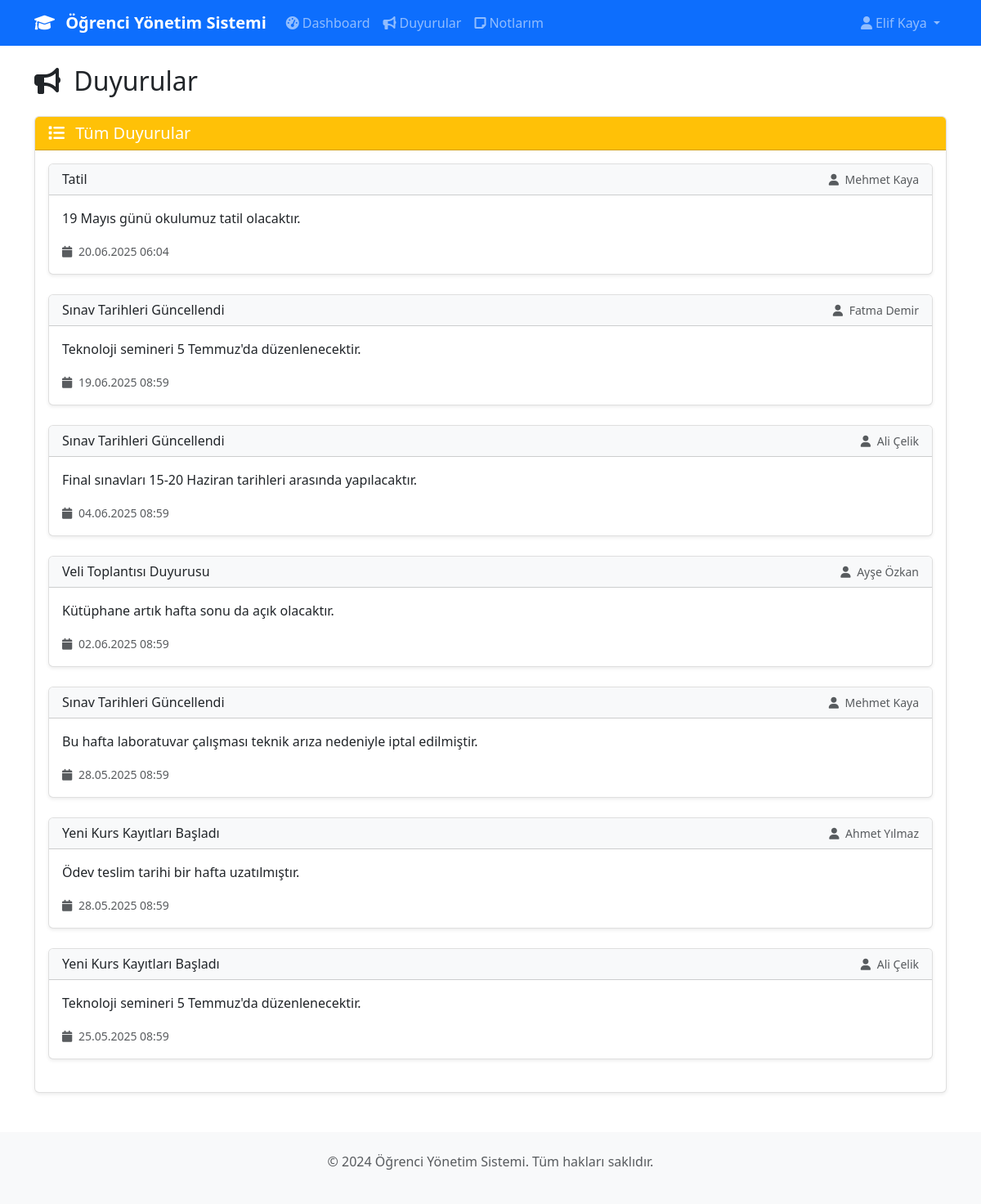
The app's page /announcements (signed in) with its own data.
### models.py (models this page shows, shortened)
class User(UserMixin, db.Model):
    __tablename__ = 'users'
    id = db.Column(db.Integer, primary_key=True)
    name = db.Column(db.String(100), nullable=False)
    email = db.Column(db.String(120), unique=True, nullable=False)
    password_hash = db.Column(db.String(255), nullable=False)
    role = db.Column(db.Enum('student', 'teacher'), nullable=False)
    created_at = db.Column(db.DateTime, default=datetime.utcnow)
    courses_taught = db.relationship('Course', backref='teacher', lazy=True)
    enrollments = db.relationship('Enrollment', backref='student', lazy=True, cascade='all, delete-orphan')
    grades = db.relationship('Grade', backref='student', lazy=True, cascade='all, delete-orphan')
    notes = db.relationship('Note', backref='user', lazy=True, cascade='all, delete-orphan')
    announcements = db.relationship('Announcement', backref='author', lazy=True, cascade='all, delete-orphan')

class Announcement(db.Model):
    __tablename__ = 'announcements'
    id = db.Column(db.Integer, primary_key=True)
    title = db.Column(db.String(200), nullable=False)
    content = db.Column(db.Text, nullable=False)
    author_id = db.Column(db.Integer, db.ForeignKey('users.id'), nullable=False)
    created_at = db.Column(db.DateTime, default=datetime.utcnow)
    updated_at = db.Column(db.DateTime, default=datetime.utcnow, onupdate=datetime.utcnow)

### routes.py (the view)
    @app.route('/announcements')
    @login_required
    def view_announcements():
        announcements = Announcement.query.order_by(Announcement.created_at.desc()).all()
        return render_template('announcements.html', announcements=announcements)

### app.py (called while the page is built)
def create_app():
    app = Flask(__name__)
    app.config.from_object(Config)
    db.init_app(app)
    login_manager = LoginManager()
    login_manager.init_app(app)
    login_manager.login_view = 'login'
    login_manager.login_message = 'Bu sayfaya erişmek için giriş yapmalısınız.'
    login_manager.login_message_category = 'info'
    @login_manager.user_loader
    def load_user(user_id):
        return User.query.get(int(user_id))
    init_routes(app)
    @app.errorhandler(403)
    def forbidden(error):
        return render_template('errors/403.html'), 403
    @app.errorhandler(404)
    def not_found(error):
        return render_template('errors/404.html'), 404
    return app

### templates/announcements.html (shortened to what this page needs)
{% extends "base.html" %}
{% block content %}
<div class="row">
    <div class="col-12">
        <h2 class="mb-4">
            <i class="fas fa-bullhorn me-2"></i>
            Duyurular
        </h2>
    </div>
</div>
<div class="row">
    <div class="col-12">
        <div class="card">
            <div class="card-header bg-warning text-white">
                <h5 class="mb-0">
                    <i class="fas fa-list me-2"></i>
                    Tüm Duyurular
                </h5>
            </div>
            <div class="card-body">
                {% if announcements %}
                <div class="row">
                    {% for announcement in announcements %}
                    <div class="col-12 mb-4">
                        <div class="card">
                            <div class="card-header bg-light">
                                <div class="d-flex justify-content-between align-items-center">
                                    <h6 class="mb-0">{{ announcement.title }}</h6>
                                    <small class="text-muted">
                                        <i class="fas fa-user me-1"></i>
                                        {{ announcement.author.name }}
                                    </small>
                                </div>
                            </div>
                            <div class="card-body">
                                <p class="card-text">{{ announcement.content }}</p>
                                <small class="text-muted">
                                    <i class="fas fa-calendar me-1"></i>
                                    {{ announcement.created_at.strftime('%d.%m.%Y %H:%M') }}
                                </small>
                            </div>
                        </div>
                    </div>
                    {% endfor %}
                </div>
                {% else %}
                <div class="text-center text-muted">
                    <i class="fas fa-bullhorn fa-3x mb-3"></i>
                    <p>Henüz hiç duyuru yayınlanmamış.</p>
                </div>
                {% endif %}
            </div>
        </div>
    </div>
</div>
{% endblock %}

### templates/base.html (shortened to what this page needs)
<!DOCTYPE html>
<html lang="tr">
<head>
    <link href="https://cdn.jsdelivr.net/npm/bootstrap@5.3.0/dist/css/bootstrap.min.css" rel="stylesheet">
    <link href="https://cdnjs.cloudflare.com/ajax/libs/font-awesome/6.0.0/css/all.min.css" rel="stylesheet">
</head>
<body>
    <nav class="navbar navbar-expand-lg navbar-dark bg-primary">
        <div class="container">
            <a class="navbar-brand" href="{{ url_for('index') }}">
                <i class="fas fa-graduation-cap me-2"></i>
                Öğrenci Yönetim Sistemi
            </a>
            {% if current_user.is_authenticated %}
            <div class="collapse navbar-collapse" id="navbarNav">
                <ul class="navbar-nav me-auto">
                    {% if current_user.role == 'teacher' %}
                    <li class="nav-item">
                        <a class="nav-link" href="{{ url_for('teacher_dashboard') }}">
                            <i class="fas fa-tachometer-alt me-1"></i>Dashboard
                        </a>
                    </li>
                    <li class="nav-item">
                        <a class="nav-link" href="{{ url_for('manage_students') }}">
                            <i class="fas fa-users me-1"></i>Öğrenciler
                        </a>
                    </li>
                    <li class="nav-item">
                        <a class="nav-link" href="{{ url_for('manage_courses') }}">
                            <i class="fas fa-book me-1"></i>Kurslar
                        </a>
                    </li>
                    <li class="nav-item">
                        <a class="nav-link" href="{{ url_for('manage_enrollments') }}">
                            <i class="fas fa-user-graduate me-1"></i>Kurs Kayıtları
                        </a>
                    </li>
                    <li class="nav-item">
                        <a class="nav-link" href="{{ url_for('manage_grades') }}">
                            <i class="fas fa-star me-1"></i>Notlar
                        </a>
                    </li>
                    <li class="nav-item">
                        <a class="nav-link" href="{{ url_for('manage_announcements') }}">
                            <i class="fas fa-bullhorn me-1"></i>Duyurular
                        </a>
                    </li>
                    {% else %}
                    <li class="nav-item">
                        <a class="nav-link" href="{{ url_for('student_dashboard') }}">
                            <i class="fas fa-tachometer-alt me-1"></i>Dashboard
                        </a>
                    </li>
                    <li class="nav-item">
                        <a class="nav-link" href="{{ url_for('view_announcements') }}">
                            <i class="fas fa-bullhorn me-1"></i>Duyurular
                        </a>
                    </li>
                    {% endif %}
                    <li class="nav-item">
                        <a class="nav-link" href="{{ url_for('manage_notes') }}">
                            <i class="fas fa-sticky-note me-1"></i>Notlarım
                        </a>
                    </li>
                </ul>
                <ul class="navbar-nav">
                    <li class="nav-item dropdown">
                        <a class="nav-link dropdown-toggle" href="#" id="navbarDropdown" role="button" data-bs-toggle="dropdown">
                            <i class="fas fa-user me-1"></i>{{ current_user.name }}
                        </a>
                    </li>
                </ul>
            </div>
            {% endif %}
        </div>
    </nav>
    <main class="container mt-4">
        {% block content %}{% endblock %}
    </main>
    <footer class="bg-light text-center text-muted py-4 mt-5">
        <div class="container">
            <p>&copy; 2024 Öğrenci Yönetim Sistemi. Tüm hakları saklıdır.</p>
        </div>
    </footer>
</body>
</html>

### templates/base.html (style rules this page uses)
.navbar-brand { font-weight: bold; }
.card { box-shadow: 0 0.125rem 0.25rem rgba(0, 0, 0, 0.075); border: 1px solid rgba(0, 0, 0, 0.125); }

### records on screen
User: name "Elif Kaya"
Announcement: title "Tatil", author.name "Mehmet Kaya", content "19 Mayıs günü okulumuz tatil olacaktır.", created_at "20.06.2025 06:04"
Announcement: title "Sınav Tarihleri Güncellendi", author.name "Fatma Demir", content "Teknoloji semineri 5 Temmuz'da düzenlenecektir.", created_at "19.06.2025 08:59"
Announcement: title "Sınav Tarihleri Güncellendi", author.name "Ali Çelik", content "Final sınavları 15-20 Haziran tarihleri arasında yapılacaktır.", created_at "04.06.2025 08:59"
Announcement: title "Veli Toplantısı Duyurusu", author.name "Ayşe Özkan", content "Kütüphane artık hafta sonu da açık olacaktır.", created_at "02.06.2025 08:59"
Announcement: title "Sınav Tarihleri Güncellendi", author.name "Mehmet Kaya", content "Bu hafta laboratuvar çalışması teknik arıza nedeniyle iptal edilmiştir.", created_at "28.05.2025 08:59"
Announcement: title "Yeni Kurs Kayıtları Başladı", author.name "Ahmet Yılmaz", content "Ödev teslim tarihi bir hafta uzatılmıştır.", created_at "28.05.2025 08:59"
Announcement: title "Yeni Kurs Kayıtları Başladı", author.name "Ali Çelik", content "Teknoloji semineri 5 Temmuz'da düzenlenecektir.", created_at "25.05.2025 08:59"
